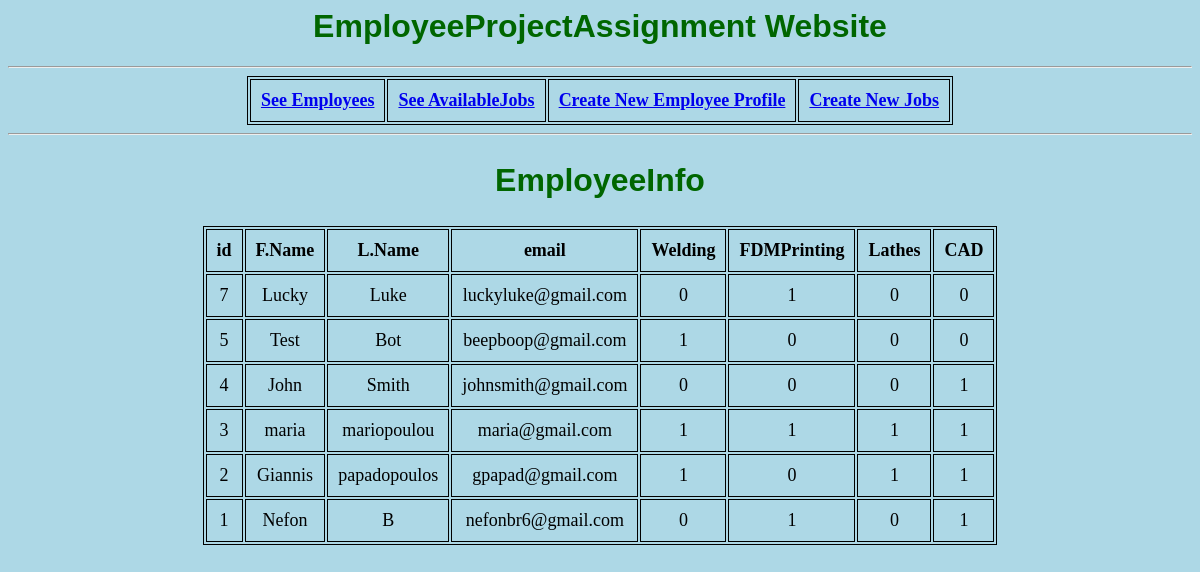
The page / on the database its author committed.
### tables this page shows
CREATE TABLE `employeeinfo` (
  `id` int(11) NOT NULL,
  `fName` text NOT NULL,
  `lName` text NOT NULL,
  `passcode` text NOT NULL,
  `email` text NOT NULL,
  `Welding` tinyint(4) NOT NULL,
  `FDMPrinting` tinyint(4) NOT NULL,
  `CAD` tinyint(4) NOT NULL,
  `Lathes` tinyint(4) NOT NULL
);

### index.php (the view, shortened to what this page needs)
<html>
<body style="background-color:lightblue"
<head>
    <h1><center>EmployeeProjectAssignment Website</center></h1>
</head>
<hr>
<body>
<table>
    <thead>
        <tr>
            <th><a href="http://localhost/EmployeeProjAssignment/index.php" target="_self"> See Employees  </a> </th>
            <th><a href="http://localhost/EmployeeProjAssignment/JobTables.php" target="_self"> See AvailableJobs  </a> </th>
            <th><a href="http://localhost/EmployeeProjAssignment/Sign_Up.html" target="_self"> Create New Employee Profile </a> </th>
            <th><a href="http://localhost/EmployeeProjAssignment/Sign_in.php" target="_self"> Create New Jobs  </a> </th>
        </tr>
</table>
</body>
<hr>
<body>
    <section>
        <h1>EmployeeInfo</h1>
        <table>
            <tr>
                <th>id</th>
                <th>F.Name</th>
                <th>L.Name</th>
                <th>email</th>
                <th>Welding</th>
                <th>FDMPrinting</th>
                <th>Lathes</th>
                <th>CAD</th>
            </tr>
            <?php
            $servername = "localhost";
            $username = "root";
            $password = "";
            $dbname = "employeeassignmentproject";
                 $conn = new mysqli($servername,$username,$password, $dbname);
                    $sql = " SELECT * FROM employeeinfo ORDER BY id DESC ";
                    $result = $conn->query($sql);
                    while($rows=$result->fetch_assoc()){
                    ?>
                    <tr>
                        <td><?php echo $rows['id'];?></td>
                        <td><?php echo $rows['fName'];?></td>
                        <td><?php echo $rows['lName'];?></td>
                        <td><?php echo $rows['email'];?></td>
                        <td><?php echo $rows['Welding'];?></td>
                        <td><?php echo $rows['FDMPrinting'];?></td>
                        <td><?php echo $rows['Lathes'];?></td>
                        <td><?php echo $rows['CAD'];?></td>
                    </tr>
                    <?php
                    }
                ?>
        </table>
    </section>
</body>
</html>

### index.php (style rules this page uses)
table { margin: 0 auto; font-size: large; border: 1px solid black; }
h1 { text-align: center; color: #006600; font-size: xx-large; font-family: 'Arial'; }
td { background-color:whi; border: 1px solid black; }
th, td { font-weight: bold; border: 1px solid black; padding: 10px; text-align: center; }
td { font-weight: lighter; }

### rows shown on the page
employeeinfo: id "7", fName "Lucky", lName "Luke", email "luckyluke@gmail.com", Welding "0", FDMPrinting "1", Lathes "0", CAD "0"
employeeinfo: id "5", fName "Test", lName "Bot", email "beepboop@gmail.com", Welding "1", FDMPrinting "0", Lathes "0", CAD "0"
employeeinfo: id "4", fName "John", lName "Smith", email "johnsmith@gmail.com", Welding "0", FDMPrinting "0", Lathes "0", CAD "1"
employeeinfo: id "3", fName "maria", lName "mariopoulou", email "maria@gmail.com", Welding "1", FDMPrinting "1", Lathes "1", CAD "1"
employeeinfo: id "2", fName "Giannis", lName "papadopoulos", email "gpapad@gmail.com", Welding "1", FDMPrinting "0", Lathes "1", CAD "1"
employeeinfo: id "1", fName "Nefon", lName "B", email "nefonbr6@gmail.com", Welding "0", FDMPrinting "1", Lathes "0", CAD "1"
